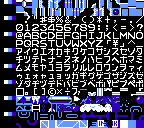

This is a level from a 2D game, rendered from its Tiled map with the project's own tilesets. A one-line summary and the complete map file follow:
An orthogonal 18x16 tile map with 8x8 px tiles, 1 tile layer (10_BG_SYSTEM).

<map version="1.10" tiledversion="1.11.2" orientation="orthogonal" renderorder="right-down" width="18" height="16" tilewidth="8" tileheight="8" infinite="0" nextlayerid="2" nextobjectid="1">
 <tileset firstgid="1" name="10_BG_SYSTEM" tilewidth="8" tileheight="8" tilecount="288" columns="18">
  <image source="10_BG_SYSTEM.tile.png" width="144" height="128" />
 </tileset>
 <layer id="1" name="10_BG_SYSTEM" width="18" height="16">
  <data encoding="csv">
1,2,3,4,5,6,7,8,9,10,11,12,13,14,15,16,17,18,
19,20,21,22,23,24,25,26,27,28,29,30,31,32,33,34,35,36,
37,38,39,40,41,42,43,44,45,46,47,48,49,50,51,52,53,54,
55,56,57,58,59,60,61,62,63,64,65,66,67,68,69,70,71,72,
73,74,75,76,77,78,79,80,81,82,83,84,85,86,87,88,89,90,
91,92,93,94,95,96,97,98,99,100,101,102,103,104,105,106,107,108,
109,110,111,112,113,114,115,116,117,118,119,120,121,122,123,124,125,126,
127,128,129,130,131,132,133,134,135,136,137,138,139,140,141,142,143,144,
145,146,147,148,149,150,151,152,153,154,155,156,157,158,159,160,161,162,
163,164,165,166,167,168,169,170,171,172,173,174,175,176,177,178,179,180,
181,182,183,184,185,186,187,188,189,190,191,192,193,194,195,196,197,198,
199,200,201,202,203,204,205,206,207,208,209,210,211,212,213,214,215,216,
217,218,219,220,221,222,223,224,225,226,227,228,229,230,231,232,233,234,
235,236,237,238,239,240,241,242,243,244,245,246,247,248,249,250,251,252,
253,254,255,256,257,258,259,260,261,262,263,264,265,266,267,268,269,270,
271,272,273,274,275,276,277,278,279,280,281,282,283,284,285,286,287,288
</data>
 </layer>
</map>
